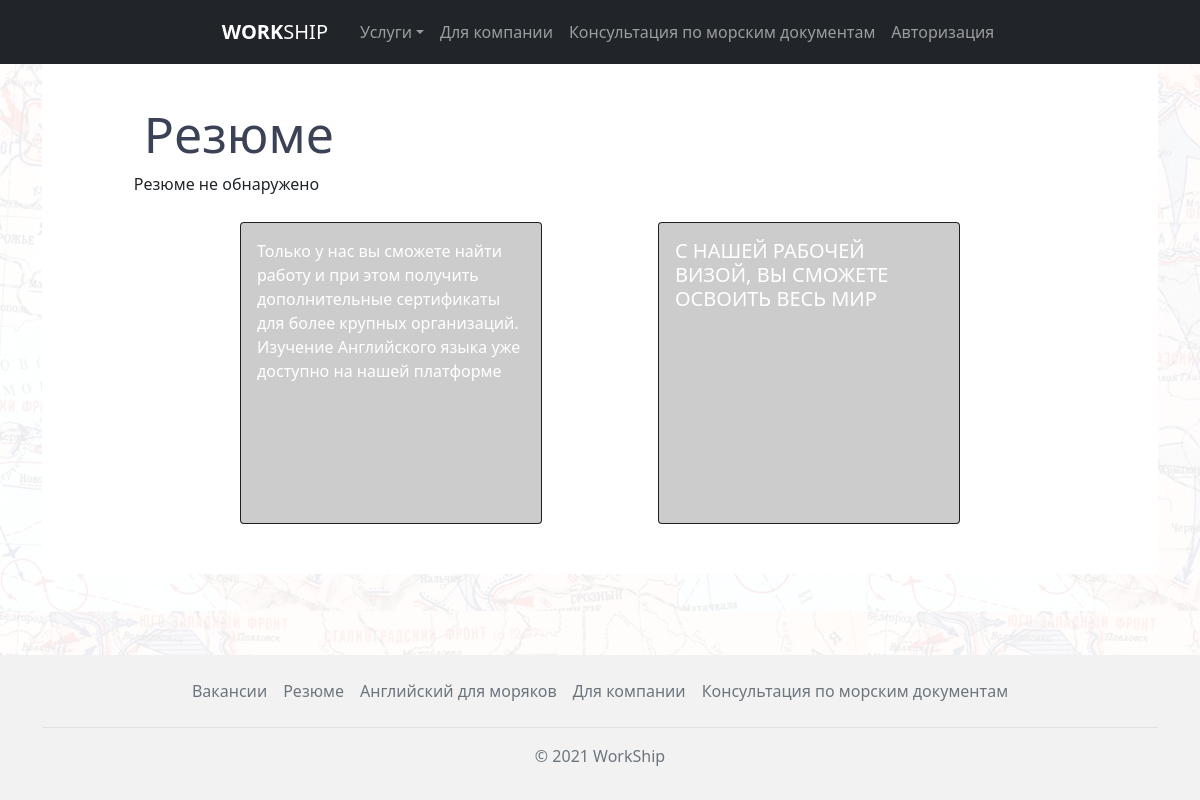
/summaries/, run on an earlier commit of the app's database.
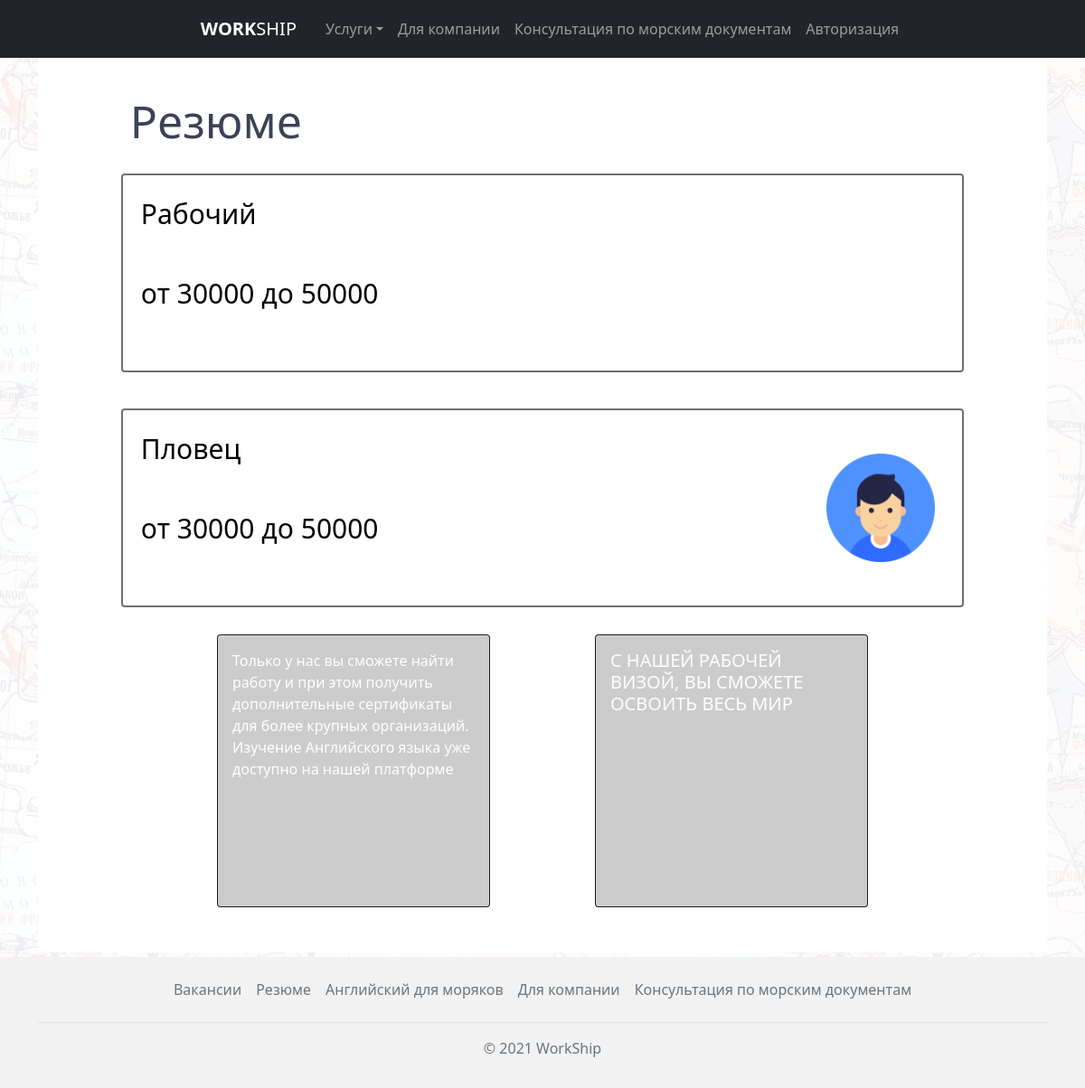
And on a later commit of the database.
### summaries/models.py (models this page shows, shortened)
class Summary(models.Model):
    user = models.ForeignKey(User, on_delete=models.CASCADE)
    name = models.CharField('Название', max_length=255)
    job = models.CharField('Должность', max_length=255)
    city = models.CharField('Город', max_length=255)
    salary_min = models.CharField('Зарплата от', max_length=255)
    salary_max = models.CharField('Зарплата до', max_length=255)
    extra = models.TextField('Дополнительно', default='Без описания')
    image = models.ImageField(upload_to=image_directory_path, storage=image_storage, default='defaultuser.png')
    time_create = models.DateTimeField('Дата создания', auto_now_add=True, null=True)
    time_update = models.DateTimeField('Дата изменения', auto_now=True, null=True)
    is_published = models.BooleanField('Публикация', default=True)
    def get_absolute_url(self):
        return reverse('summaries_detail', kwargs={'summary_id': self.pk})
    class Meta:
        verbose_name = 'Резюме'
        verbose_name_plural = 'Резюме'

### summaries/views.py (the view)
# urls.py: path('', summaries_home.as_view(), name='summaries_home'),
class summaries_home(DataMixin, ListView):
    paginate_by = 2
    model = Summary
    template_name = "summaries/summaries_home.html"
    context_object_name = 'summaries'
    def get_context_data(self, *, object_list=None, **kwargs):
        context = super().get_context_data(**kwargs)
        c_def = self.get_user_context(title="Резюме")
        return dict(list(context.items()) + list(c_def.items()))
    def get_queryset(self):
        return Summary.objects.filter(is_published=True)

### summaries/utils.py (called while the page is built)
    def get_user_context(self, **kwargs):
        context = kwargs
        return context

### summaries/templates/summaries/summaries_home.html (shortened to what this page needs)
{% extends 'main/layout.html' %}
{% block content %}
<div class="container">
      <div class="wrapper">
        <div class="vacancies">
          <div class="vacancies__header">
            <h2>Резюме</h2>
          </div>
          <div class="vacancies__container">
            {% if summaries %}
              {% for summary in summaries %}
              <a href="{{ summary.get_absolute_url }}">
                  <div class="vacancy">
                    <div class="vacancy__title">{{ summary.name }}</div>
                    <div class="vacancy__salary">от {{ summary.salary_min }} до {{ summary.salary_max }}</div>
                    <div class="vacancy__logo"><img src="{{summary.image.url}}" alt=""></div>
                  </div>
              </a>
              {% endfor %}
            {% else %}
              <p>Резюме не обнаружено</p>
            {% endif %}
          </div>
        </div>
        <div class="slider_index">
          <div class="slider_index__container">
            <div class="card bg-dark text-white">
                <img src="https://via.placeholder.com/300x300" class="card-img" alt="...">
                <div class="card-img-overlay">
                <p class="card-text">Только у нас вы сможете найти работу и при этом получить
                дополнительные сертификаты для более крупных организаций.
                Изучение Английского языка уже доступно на нашей платформе</p>
                </div>
            </div>
            <div class="card bg-dark text-white">
                <img src="https://via.placeholder.com/300x300" class="card-img" alt="...">
                <div class="card-img-overlay">
                <h5 class="card-title">С НАШЕЙ РАБОЧЕЙ ВИЗОЙ, ВЫ СМОЖЕТЕ ОСВОИТЬ ВЕСЬ МИР</h5>
                </div>
            </div>
          </div>
        </div>
      </div>
</div>
{% endblock %}

What changed in the data, as far as the page shows it:
added Summary: name "Рабочий", salary_min "30000", salary_max "50000"
added Summary: name "Пловец", salary_min "30000", salary_max "50000", image (placeholder picture)
Also different on the page:
text no longer shown: "Резюме не обнаружено"
